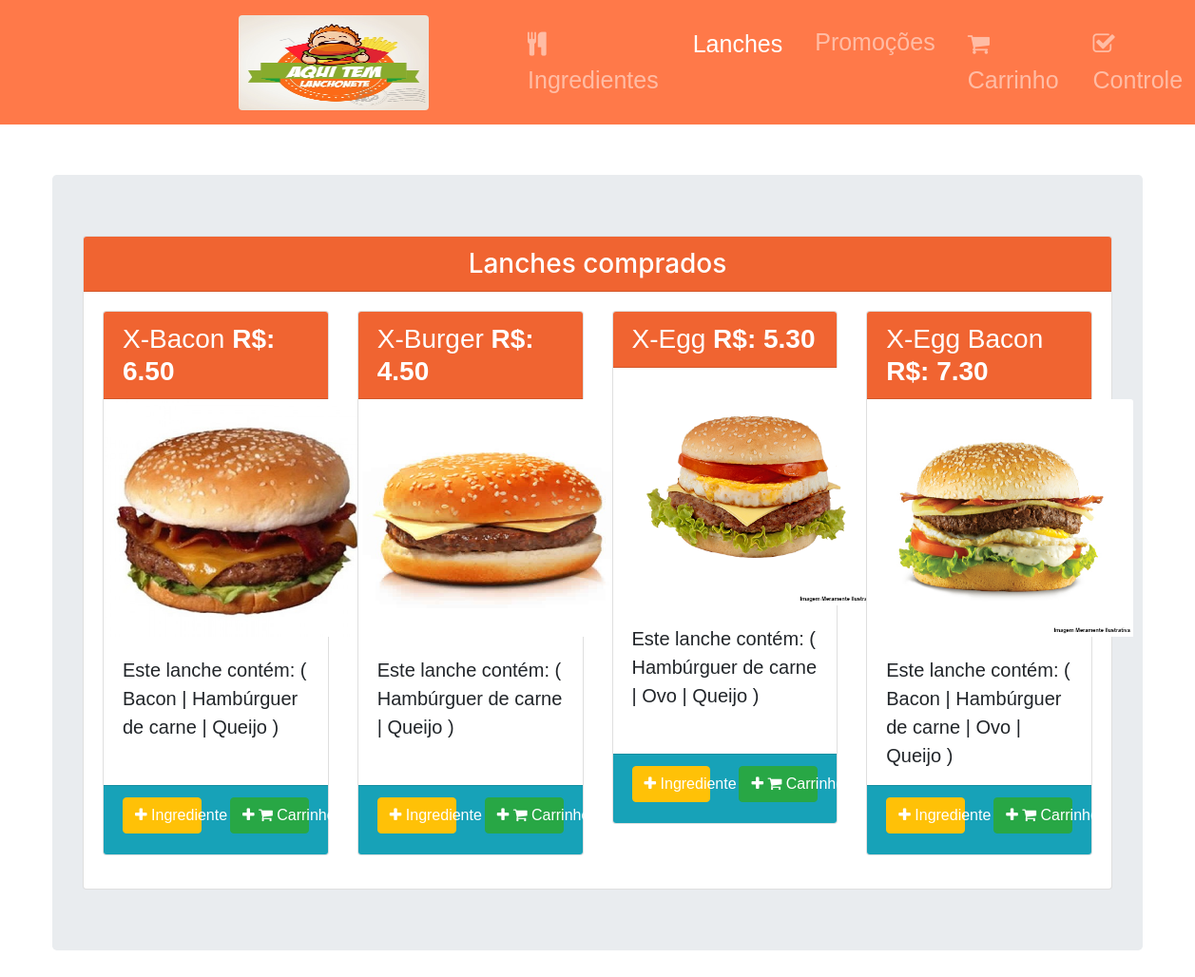
The page /snacks/ on the database its author committed.
### snackbar/models.py (models this page shows)
class Ingredient(models.Model):
    name = models.CharField(max_length=255, null=False, verbose_name="Nome do Ingrediente")
    value =  models.FloatField(null=True, verbose_name="Valor do Ingrediente")
    category = models.IntegerField(null=True, verbose_name="Categoria do ingrediente 1-Alface | 2-Bacon | 3-Hambúrguer de carne | 4-Ovo | 5-Queijo")

### snackbar/views.py (the view)
# urls.py: path('' , RedirectView.as_view(url='snacks/')),
def snacks(request):
    snacks = getDefaultSnacks(defaultIngrients())
    sopping_cart = SoppingCart.objects.filter(is_buy=False)
    for snack in snacks:
        for ingredient in snack.ingredients_list:
            if ingredient.amount > 0:
                snack.price += ingredient.amount * ingredient.value
    return render(request, 'snacks.html', {'snacks':snacks, 'sopping_cart':sopping_cart})

### snackbar/default_snacks_helper.py (called while the page is built)
def defaultIngrients():
    lettuce = Ingredient.objects.get(category=1)
    bacon = Ingredient.objects.get(category=2)
    burger = Ingredient.objects.get(category=3)
    egg = Ingredient.objects.get(category=4)
    cheese = Ingredient.objects.get(category=5)
    lettuce = Ingredient(0,"alface", lettuce.value, 0)
    bacon = Ingredient(1,"Bacon", bacon.value, 0)
    burger = Ingredient(2,"Hambúrguer de carne", burger.value, 0)
    egg = Ingredient(3,"Ovo", egg.value, 0)
    cheese = Ingredient(4,"Queijo", cheese.value, 0)
    ingredients = [lettuce, bacon, burger, egg, cheese]
    return ingredients

def add_default_amount_ingredient(snack, ids_ingredients):
    for ingredient in snack.ingredients_list:
        if ingredient.id in ids_ingredients:
            ingredient.amount = 1
        else:
            ingredient.amount = 0
    return snack

def getDefaultSnacks(ingredients):
    x_bacon = Snacks(1,"X-Bacon",  "xbacon-img.jpg" , defaultIngrients())
    x_bacon = add_default_amount_ingredient(x_bacon, [1,2,4])
    x_burger = Snacks(2,"X-Burger", "xburger-img.jpg", defaultIngrients())
    x_burger = add_default_amount_ingredient(x_burger, [2,4])
    x_egg = Snacks(3,"X-Egg","xegg-img.jpg",  defaultIngrients())
    x_egg = add_default_amount_ingredient(x_egg, [3,2,4])
    x_egg_bacon = Snacks(4,"X-Egg Bacon", "xegg-bacon-img.jpg", defaultIngrients())
    x_egg_bacon = add_default_amount_ingredient(x_egg_bacon, [3, 1, 2, 4])
    defaultSnacks = [x_bacon, x_burger, x_egg, x_egg_bacon]
    return defaultSnacks

### snackbar/modelo.py (called while the page is built)
    @property
    def id(self):
        return self._id

    @property
    def name_snack(self):
        return self._name_snack

    @property
    def snack_img(self):
        return self._snack_img

    @property
    def ingredients_list(self):
        return self._ingredients_list

    @property
    def price(self):
        return self._price

    @price.setter
    def price(self, new_price):
        self._price = new_price

### snackbar/templates/snacks.html (shortened to what this page needs)
{% extends "base.html" %}
{% load static %}
{% block content %}
<div class="container-fluid" id="snacks_list">
    <div class="col-md-12 col-lg-12 col-xs-12" id="snack_card">
        <div class="jumbotron">
            <div class="card">
                <h3 class="card-header text-white no-margin text-center" id="card_header"> Lanches comprados </h3>
                <div class="card-body">
                    <div class="row">
                    {% for snack in snacks %}
                        <div class="col-md-3 col-xs-12" id="snack_card">
                            <div class="card">
                                <h3 class="card-header text-white no-margin" id="card_header"> {{snack.name_snack}} <b class="text-left">R$: {{snack.price|floatformat:2 }}</b>  </h3>
                                <div class="card-block">
                                {% with 'img/'|add:snack.snack_img as image_static %}
                                    <img class="card-img-top" src="{% static image_static %}" id="img_snack" alt="Card image cap" />
                                {% endwith %}
                                </div>
                                <p class="card-body" id="CardBodySnacks">Este lanche contém: (
                                    {% for ingredient in snack.ingredients_list %}
                                    {% if ingredient.amount > 0 %}
                                        {% if forloop.last %}
                                        {{ingredient.name}}
                                        {%else%}
                                        {{ingredient.name}} |
                                        {%endif%}
                                    {% endif %}
                                    {% endfor %})
                                </p>
                                <div class="card-footer bg-info text-white">
                                    <div class="row">
                                    <div class="col-lg-6 col-md-6 col-xs-12">
                                        <a href="more/{{snack.id}}/" type="button" class="btn btn-warning block">
                                            <i class="fa fa-plus" aria-hidden="true"></i>
                                        Ingrediente</a>
                                    </div>
                                    <div class="col-lg-6 col-md-6 col-xs-12">
                                        <button onclick="addOnShoppingCart('{{snack.id}}', '{{snack.name_snack}}', '{{snack.snack_img}}')" type="button" class="btn btn-success block">
                                        <i class="fa fa-plus" aria-hidden="true"></i>
                                        <i class="fa fa-shopping-cart" aria-hidden="true"></i>
                                        Carrinho </button>
                                    </div>
                                    </div>
                                </div>
                            </div>
                        </div>
                    {% endfor %}
                    </div>
                    </div>
                </div>
            </div>
        </div>
    </div>
{% endblock %}

### static/css/style.css (style rules this page uses)
#img_snack { height: 250px !important; width: 280px !important; }
#snacks_list { margin-top: 1% !important; padding: 40px !important; }
#card_header { background-color: rgb(240, 100, 49) !important;; }
.block { width: 100%; cursor: pointer; text-align: center; color: white; margin-bottom: 10px !important; }
#snack_card { padding-bottom: 15px !important; }
.card-body { font-family: Verdana, Geneva, Tahoma, sans-serif !important; font-size: 20px !important; }
#CardBodySnacks { height: 140px !important; }

### rows shown on the page
Ingredient: name "Bacon"
Ingredient: name "Hambúrguer de carne"
Ingredient: name "Queijo"
Ingredient: name "Ovo"

### other values the page prints
{{ snack.name_snack }} "X-Bacon" "X-Burger" "X-Egg" "X-Egg Bacon"
{{ snack.price|floatformat:2 }} "6.50" "4.50" "5.30" "7.30"
